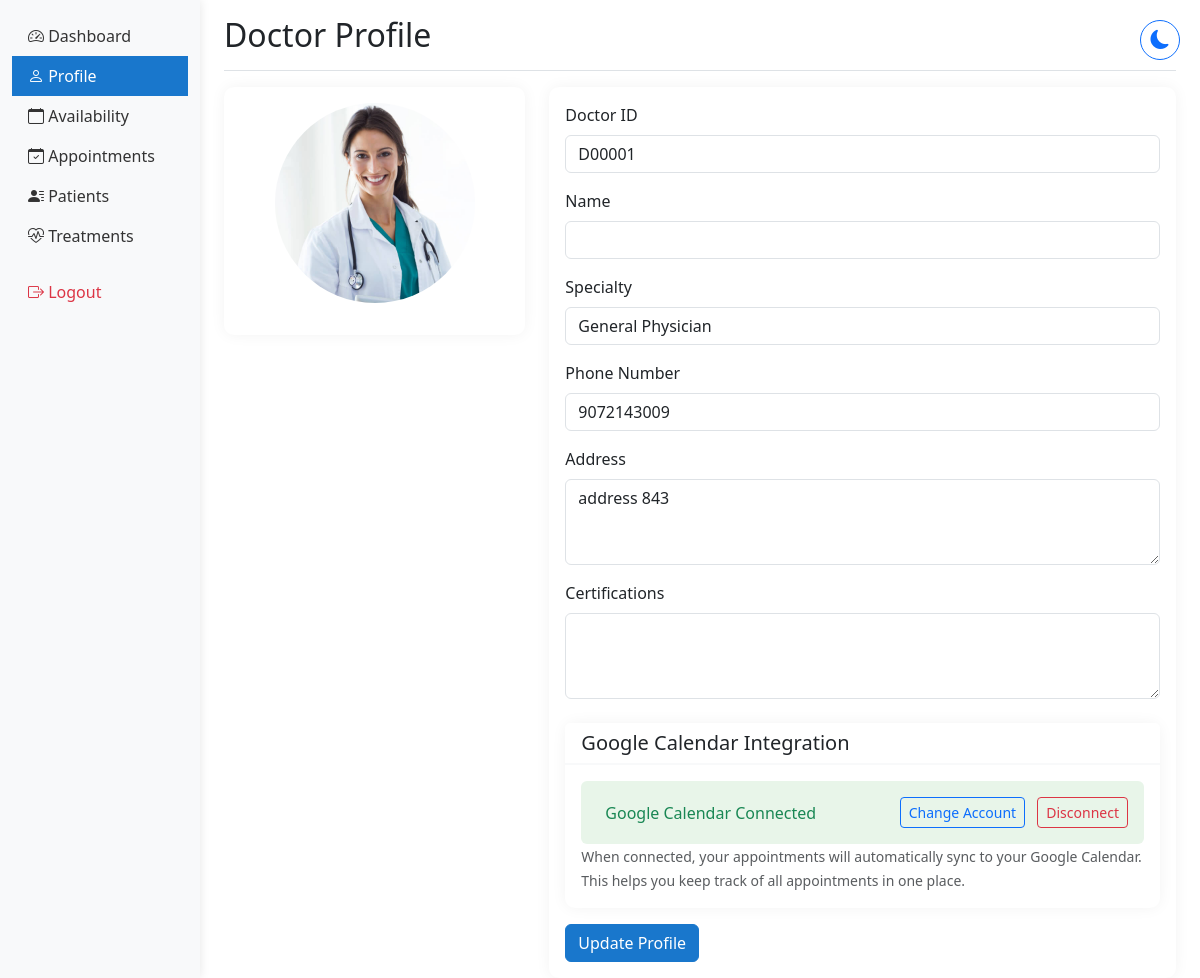
/doctor/profile/ (signed in), run on the app's committed database.
### hmsapp/models.py (models this page shows, shortened)
class DoctorProfile(models.Model):
    user = models.OneToOneField(User, on_delete=models.CASCADE)
    specialty = models.ForeignKey('Specialty', on_delete=models.SET_NULL, null=True)
    license_number = models.CharField(max_length=50, unique=True)
    phone_number = models.CharField(max_length=15, validators=[phone_regex])
    address = models.TextField(blank=True)
    doctor_id = models.CharField(max_length=6, unique=True, blank=True)
    profile_picture = models.ImageField(
        upload_to='doctors/profile_pics/',
        null=True,
        blank=True,
        validators=[FileExtensionValidator(['jpg', 'jpeg', 'png'])]
    )
    google_calendar_enabled = models.BooleanField(default=False)
    google_calendar_credentials = models.JSONField(null=True, blank=True)
    created_at = models.DateTimeField(auto_now_add=True)
    updated_at = models.DateTimeField(auto_now=True)

class Specialty(models.Model):
    specialty_name = models.CharField(max_length=100)
    description = models.TextField(blank=True)
    class Meta:
        verbose_name_plural = "Specialties"
    def __str__(self):
        return self.specialty_name

### hmsapp/views.py (the view, shortened to what this page needs)
# urls.py: path('doctor/profile/', views.doctor_profile, name='doctor_profile'),
@user_passes_test(is_doctor)
def doctor_profile(request):
    doctor = get_object_or_404(DoctorProfile, user=request.user)
    context = {'doctor': doctor}
    return render(request, 'doctor/doc_profile.html', context)

### hmsapp/context_processors.py (called while the page is built)
def base_template(request):
    if request.user.is_authenticated:
        if request.user.groups.filter(name='Doctors').exists():
            base_template = 'doctor/base_doctor.html'
        elif request.user.groups.filter(name='Administrators').exists():
            base_template = 'hosp_admin/base_admin.html'
        else:
            base_template = 'staff/base_staff.html'
    else:
        base_template = 'staff/base_staff.html'
    return {'base_template': base_template}

### hmsapp/views.py (called while the page is built)
def is_doctor(user):
    return user.is_authenticated and user.groups.filter(name='Doctors').exists()

### hmsapp/templates/doctor/doc_profile.html (shortened to what this page needs)
{% extends 'doctor/base_doctor.html' %}
{% load static %}
{% block content %}
<div class="d-flex justify-content-between flex-wrap flex-md-nowrap align-items-center pt-3 pb-2 mb-3 border-bottom">
    <h1 class="h2">Doctor Profile</h1>
</div>
<div class="row">
    <div class="col-md-4">
        <div class="card">
            <div class="card-body text-center">
                {% if doctor.profile_picture %}
                    <img src="{{ doctor.profile_picture.url }}" alt="Profile Picture" class="img-fluid rounded-circle mb-3" style="width: 200px; height: 200px; object-fit: cover;">
                {% else %}
                    <img src="{% static 'img/default-doctor.png' %}" alt="Default Profile" class="img-fluid rounded-circle mb-3" style="width: 200px; height: 200px; object-fit: cover;">
                {% endif %}
            </div>
        </div>
    </div>
    <div class="col-md-8">
        <form method="post">
            <div class="card">
                <div class="card-body">
                    <div class="mb-3">
                        <label class="form-label">Doctor ID</label>
                        <input type="text" class="form-control" value="{{ doctor.doctor_id }}" readonly>
                    </div>
                    <div class="mb-3">
                        <label class="form-label">Name</label>
                        <input type="text" class="form-control" value="{{ doctor.doc_name }}" readonly>
                    </div>
                    <div class="mb-3">
                        <label class="form-label">Specialty</label>
                        <input type="text" class="form-control" value="{{ doctor.specialty }}" readonly>
                    </div>
                    <div class="mb-3">
                        <label class="form-label">Phone Number</label>
                        <input type="tel" name="phone_number" class="form-control" value="{{ doctor.phone_number }}">
                    </div>
                    <div class="mb-3">
                        <label class="form-label">Address</label>
                        <textarea name="address" class="form-control" rows="3">{{ doctor.address }}</textarea>
                    </div>
                    <div class="mb-3">
                        <label class="form-label">Certifications</label>
                        <textarea name="certifications" class="form-control" rows="3">{{ doctor.certifications }}</textarea>
                    </div>
                    <div class="card mt-4">
                        <div class="card-header">
                            <h5 class="mb-0">Google Calendar Integration</h5>
                        </div>
                        <div class="card-body">
                            {% if not doctor.google_calendar_credentials %}
                                <a href="{% url 'google_calendar_auth' %}" class="btn btn-primary">
                                    <i class="fab fa-google"></i> Connect Google Calendar
                                </a>
                            {% else %}
                                <div class="d-flex align-items-center p-3 rounded" style="background-color: #e8f5e9;">
                                    <span class="text-success">Google Calendar Connected</span>
                                    <div class="ms-auto">
                                        <a href="{% url 'google_calendar_auth' %}" class="btn btn-sm btn-outline-primary me-2">
                                             Change Account
                                        </a>
                                        <a href="{% url 'google_calendar_disconnect' %}" class="btn btn-sm btn-outline-danger">
                                             Disconnect
                                        </a>
                                    </div>
                                </div>
                            {% endif %}
                            <small class="form-text text-muted mt-2">
                                When connected, your appointments will automatically sync to your Google Calendar.
                                This helps you keep track of all appointments in one place.
                            </small>
                        </div>
                    </div>
                    <button type="submit" class="btn btn-primary mt-3">Update Profile</button>
                </div>
            </div>
        </form>
    </div>
</div>
{% endblock %}

### hmsapp/templates/doctor/base_doctor.html (style rules this page uses)
.card { border: none; box-shadow: 0 0 15px rgba(0,0,0,0.05); border-radius: 10px; }
.card-header { background-color: white; border-bottom: 2px solid #f8f9fa; }
.btn-primary { background-color: #1977cc; border-color: #1977cc; }

### data on the page
DoctorProfile: profile_picture (picture), doctor_id "D00001", specialty "General Physician", phone_number "9072143009", address "address 843"
